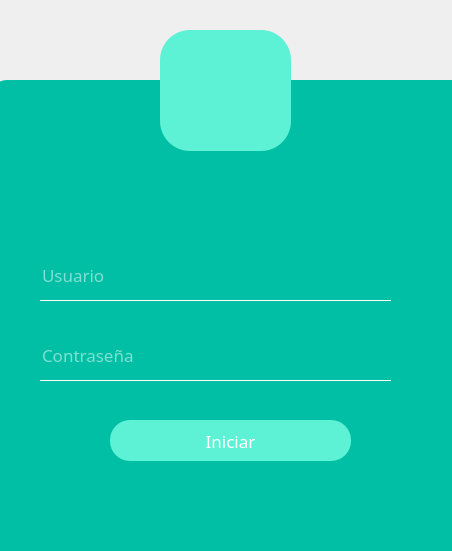
<?xml version="1.0" encoding="UTF-8"?>
<ui version="4.0">
 <class>Dialog</class>
 <widget class="QDialog" name="Dialog">
  <property name="geometry">
   <rect>
    <x>0</x>
    <y>0</y>
    <width>452</width>
    <height>551</height>
   </rect>
  </property>
  <property name="windowTitle">
   <string>Dialog</string>
  </property>
  <property name="styleSheet">
   <string notr="true">*{
	font-family:century gothic;
	font-size:17px;
}

QFrame{
	background:  rgb(0, 191, 165);
	border-radius:17px

}
QPushButton{
background: rgb(93, 242, 214);
border-radius: 60px;
}

#Form{
background: white;
}
QToolButton{
background: rgb(93, 242, 214);
border-radius:30px;
}
QLabel{
color:white;
}

QPushButton{
color:white;
border-radius:20px;
}
QPushButton:hover{
background:rgb(38, 166, 154);
border-radius:20px;
color:white;
}
QLineEdit{
background:transparent;
border:none;
color:white;
border-bottom: 1px solid white;
}</string>
  </property>
  <widget class="QFrame" name="frame">
   <property name="geometry">
    <rect>
     <x>-10</x>
     <y>80</y>
     <width>491</width>
     <height>511</height>
    </rect>
   </property>
   <property name="frameShape">
    <enum>QFrame::StyledPanel</enum>
   </property>
   <property name="frameShadow">
    <enum>QFrame::Raised</enum>
   </property>
   <widget class="QLabel" name="label">
    <property name="geometry">
     <rect>
      <x>90</x>
      <y>70</y>
      <width>301</width>
      <height>81</height>
     </rect>
    </property>
    <property name="text">
     <string/>
    </property>
    <property name="pixmap">
     <pixmap>../../../desktopphman/asset-log-official.png</pixmap>
    </property>
   </widget>
   <widget class="QPushButton" name="pushButtonIniciarSesion">
    <property name="geometry">
     <rect>
      <x>120</x>
      <y>340</y>
      <width>241</width>
      <height>41</height>
     </rect>
    </property>
    <property name="text">
     <string>Iniciar</string>
    </property>
   </widget>
   <widget class="QLineEdit" name="lineEditUsuario">
    <property name="geometry">
     <rect>
      <x>50</x>
      <y>170</y>
      <width>351</width>
      <height>51</height>
     </rect>
    </property>
    <property name="text">
     <string/>
    </property>
    <property name="placeholderText">
     <string>Usuario</string>
    </property>
   </widget>
   <widget class="QLineEdit" name="lineEditPassword">
    <property name="geometry">
     <rect>
      <x>50</x>
      <y>250</y>
      <width>351</width>
      <height>51</height>
     </rect>
    </property>
    <property name="text">
     <string/>
    </property>
    <property name="echoMode">
     <enum>QLineEdit::Password</enum>
    </property>
    <property name="placeholderText">
     <string>Contraseña</string>
    </property>
   </widget>
  </widget>
  <widget class="QToolButton" name="toolButton">
   <property name="geometry">
    <rect>
     <x>160</x>
     <y>30</y>
     <width>131</width>
     <height>121</height>
    </rect>
   </property>
   <property name="text">
    <string/>
   </property>
   <property name="icon">
    <iconset>
     <normaloff>../../../desktopphman/login.png</normaloff>../../../desktopphman/login.png</iconset>
   </property>
   <property name="iconSize">
    <size>
     <width>120</width>
     <height>80</height>
    </size>
   </property>
   <property name="autoExclusive">
    <bool>false</bool>
   </property>
  </widget>
 </widget>
 <resources/>
 <connections/>
</ui>
